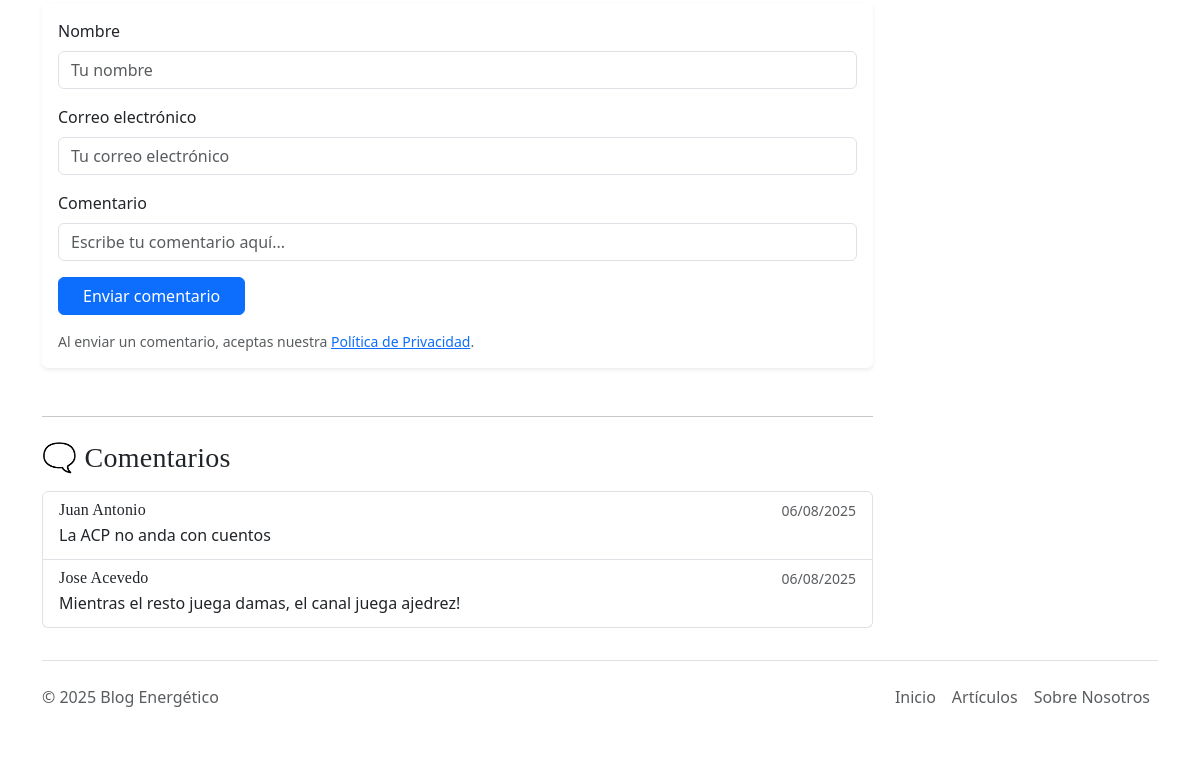
Before: /articulos/panama-construye-un-gasoducto-clave-puente-energetico-entre-estados-unidos-asia-y-sudamerica (lower part) with the older database file.
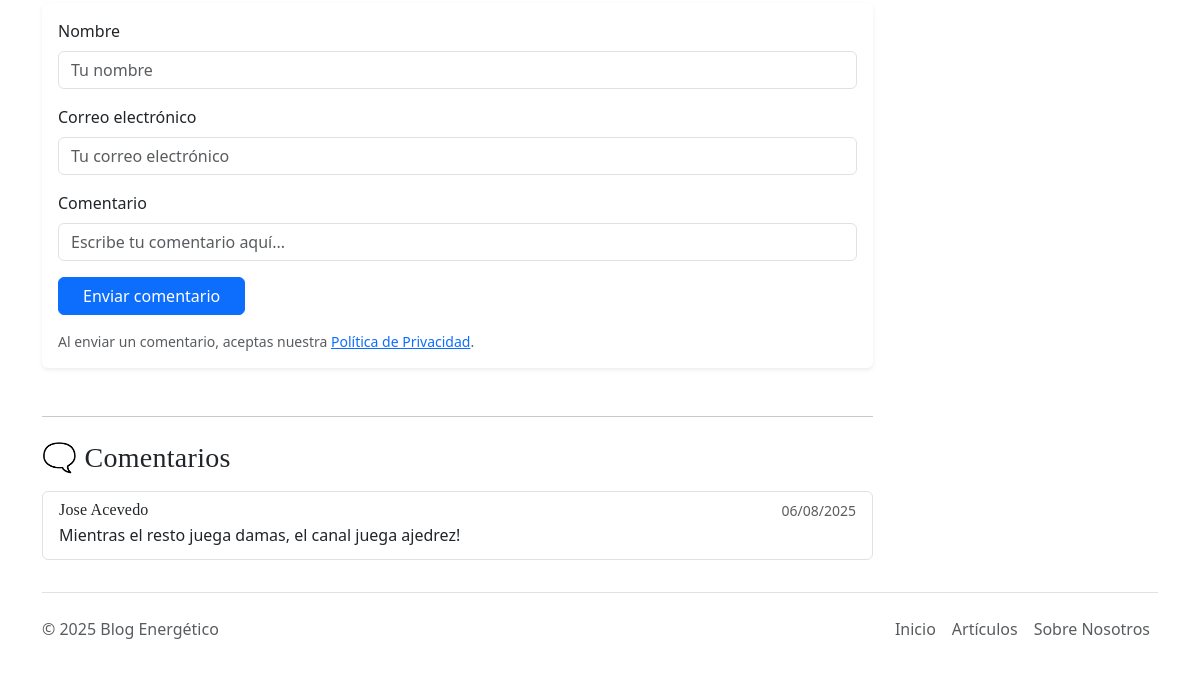
After: the same page with the newer database file.
### main.py (models this page shows)
class Comentarios(db.Model):
    __tablename__ = "comentarios"
    id: Mapped[int] = mapped_column(primary_key=True)
    articulo_id: Mapped[int] = mapped_column(db.Integer, db.ForeignKey("articulos.id"), nullable=False)
    nombre: Mapped[str] = mapped_column(db.String(100), nullable=False)
    correo: Mapped[str] = mapped_column(db.String(150), nullable=False)
    comentario: Mapped[str] = mapped_column(db.Text, nullable=False)
    fecha: Mapped[str] = mapped_column(db.String(250), nullable=False)
    articulo = db.relationship("Articulos", backref="comentarios")

### main.py (the view, shortened to what this page needs)
@app.route("/articulos/<slug>", methods=["GET", "POST"])
def detalle_articulo(slug):
    post = Articulos.query.filter_by(slug=slug).first_or_404()
    form = CommentForm()
    comentarios = Comentarios.query.filter_by(articulo_id=post.id).order_by(Comentarios.id.desc()).all()
    return render_template("post.html", articulo=post, form=form, comentarios=comentarios)

### main.py
class CommentForm(FlaskForm):
    nombre = StringField('Nombre', validators=[DataRequired()])
    correo = StringField('Correo electrónico', validators=[DataRequired()])
    comentario = StringField('Comentario', validators=[DataRequired()])
    submit = SubmitField('Enviar comentario')

### main.py (called while the page is built)
@app.context_processor
def inject_articulos():
    articulos = Articulos.query.order_by(Articulos.fecha.desc()).all()
    return dict(articulos=articulos)

### templates/post.html (shortened to what this page needs)
{% extends "base.html" %}
{% block content %}
<section class="mb-5 mt-4">
  <div class="card shadow-sm border-0">
    <div class="card-body">
      <form method="POST">
        <div class="mb-3">
          {{ form.nombre.label(class="form-label") }}
          {{ form.nombre(class="form-control", placeholder="Tu nombre") }}
        </div>
        <div class="mb-3">
          {{ form.correo.label(class="form-label") }}
          {{ form.correo(class="form-control", placeholder="Tu correo electrónico") }}
        </div>
        <div class="mb-3">
          {{ form.comentario.label(class="form-label") }}
          {{ form.comentario(class="form-control", rows=3, placeholder="Escribe tu comentario aquí...") }}
        </div>
        {{ form.submit(class="btn btn-primary px-4") }}
        <p class="text-muted small mt-3 mb-0">
          Al enviar un comentario, aceptas nuestra
          <a href="#" data-bs-toggle="modal" data-bs-target="#modalPrivacidad">Política de Privacidad</a>.
        </p>
      </form>
    </div>
  </div>
</section>
<hr class="my-4">
<section>
  <h3 class="mb-3">🗨️ Comentarios</h3>
  {% if comentarios %}
    <div class="list-group">
      {% for c in comentarios %}
        <div class="list-group-item list-group-item-action flex-column align-items-start">
          <div class="d-flex w-100 justify-content-between">
            <h6 class="mb-1">{{ c.nombre }}</h6>
            <small class="text-muted">{{ c.fecha }}</small>
          </div>
          <p class="mb-1">{{ c.comentario }}</p>
        </div>
      {% endfor %}
    </div>
  {% else %}
    <p class="text-muted fst-italic">No hay comentarios aún. ¡Sé el primero en opinar!</p>
  {% endif %}
</section>
{% endblock %}

Changed rows visible on the page:
removed Comentarios: nombre "Juan Antonio", fecha "06/08/2025", comentario "La ACP no anda con cuentos"
